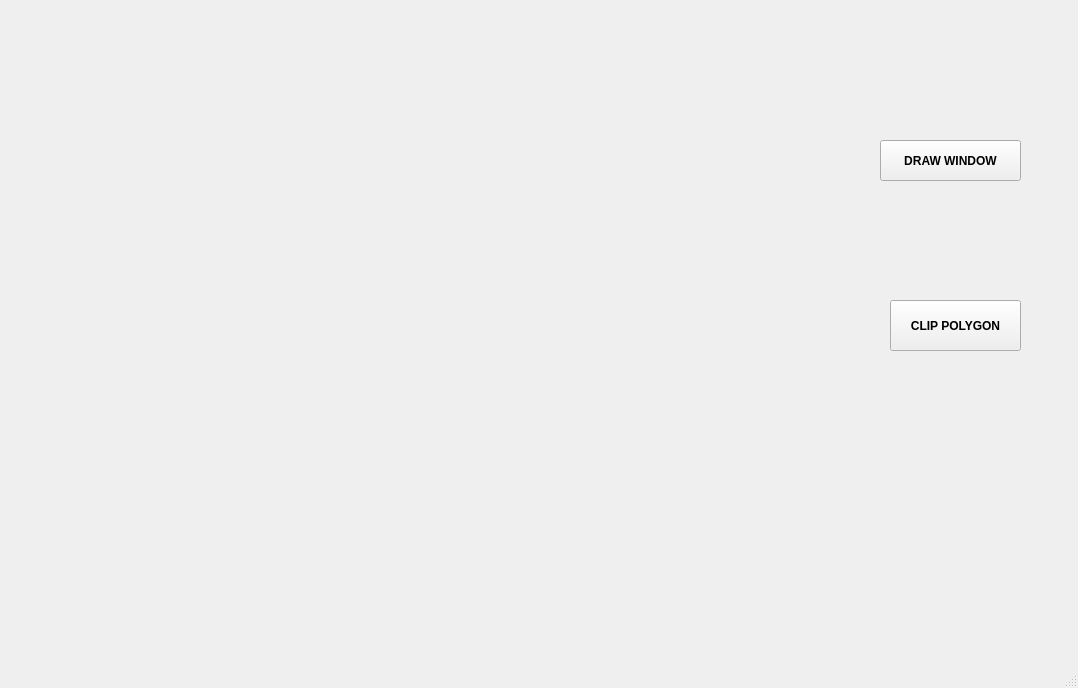
<?xml version="1.0" encoding="UTF-8"?>
<ui version="4.0">
 <class>MainWindow</class>
 <widget class="QMainWindow" name="MainWindow">
  <property name="geometry">
   <rect>
    <x>0</x>
    <y>0</y>
    <width>1078</width>
    <height>688</height>
   </rect>
  </property>
  <property name="windowTitle">
   <string>MainWindow</string>
  </property>
  <widget class="QWidget" name="centralwidget">
   <widget class="QLabel" name="label">
    <property name="geometry">
     <rect>
      <x>60</x>
      <y>40</y>
      <width>681</width>
      <height>551</height>
     </rect>
    </property>
    <property name="text">
     <string/>
    </property>
   </widget>
   <widget class="QPushButton" name="pushButton">
    <property name="geometry">
     <rect>
      <x>890</x>
      <y>300</y>
      <width>131</width>
      <height>51</height>
     </rect>
    </property>
    <property name="font">
     <font>
      <weight>75</weight>
      <bold>true</bold>
     </font>
    </property>
    <property name="text">
     <string>CLIP POLYGON</string>
    </property>
   </widget>
   <widget class="QPushButton" name="pushButton_2">
    <property name="geometry">
     <rect>
      <x>880</x>
      <y>140</y>
      <width>141</width>
      <height>41</height>
     </rect>
    </property>
    <property name="font">
     <font>
      <weight>75</weight>
      <bold>true</bold>
     </font>
    </property>
    <property name="text">
     <string>DRAW WINDOW</string>
    </property>
   </widget>
  </widget>
  <widget class="QMenuBar" name="menubar">
   <property name="geometry">
    <rect>
     <x>0</x>
     <y>0</y>
     <width>1078</width>
     <height>25</height>
    </rect>
   </property>
  </widget>
  <widget class="QStatusBar" name="statusbar"/>
 </widget>
 <resources/>
 <connections/>
</ui>
